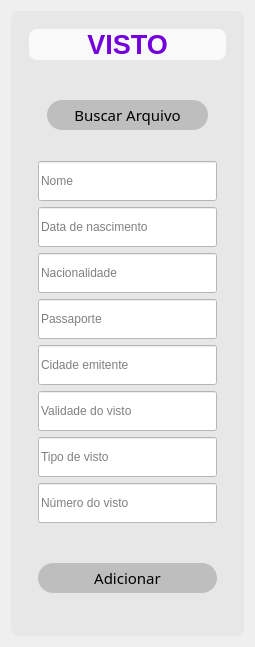
            <widget class="QWidget" name="pg_adicionar">
             <layout class="QVBoxLayout" name="verticalLayout_10">
              <item>
               <widget class="QFrame" name="frame_4">
                <property name="styleSheet">
                 <string notr="true">QLineEdit{
background-color: rgb(255,255,255);
font: 10pt &quot;MS Shell Dig 2&quot;
}

QFrame{
background-color: rgb(231,231,231);	
border-radius: 8px
}

</string>
                </property>
                <property name="frameShape">
                 <enum>QFrame::StyledPanel</enum>
                </property>
                <property name="frameShadow">
                 <enum>QFrame::Raised</enum>
                </property>
                <layout class="QHBoxLayout" name="horizontalLayout_4">
                 <item>
                  <widget class="QFrame" name="frame_3">
                   <property name="frameShape">
                    <enum>QFrame::StyledPanel</enum>
                   </property>
                   <property name="frameShadow">
                    <enum>QFrame::Raised</enum>
                   </property>
                   <layout class="QVBoxLayout" name="verticalLayout_8">
                    <item>
                     <widget class="QLabel" name="ttl_add">
                      <property name="minimumSize">
                       <size>
                        <width>0</width>
                        <height>0</height>
                       </size>
                      </property>
                      <property name="layoutDirection">
                       <enum>Qt::LeftToRight</enum>
                      </property>
                      <property name="styleSheet">
                       <string notr="true">color:rgb(115,0,220);
background-color: rgb(249, 249, 249)</string>
                      </property>
                      <property name="text">
                       <string>&lt;html&gt;&lt;head/&gt;&lt;body&gt;&lt;p align=&quot;center&quot;&gt;&lt;span style=&quot; font-size:20pt; font-weight:600;&quot;&gt;VISTO&lt;/span&gt;&lt;/p&gt;&lt;/body&gt;&lt;/html&gt;</string>
                      </property>
                      <property name="alignment">
                       <set>Qt::AlignCenter</set>
                      </property>
                     </widget>
                    </item>
                    <item>
                     <widget class="QFrame" name="frame_8">
                      <property name="styleSheet">
                       <string notr="true">QFrame {
    border-radius: 4px
}</string>
                      </property>
                      <property name="frameShape">
                       <enum>QFrame::StyledPanel</enum>
                      </property>
                      <property name="frameShadow">
                       <enum>QFrame::Raised</enum>
                      </property>
                      <layout class="QVBoxLayout" name="verticalLayout_6">
                       <item>
                        <widget class="QFrame" name="frame_6">
                         <property name="minimumSize">
                          <size>
                           <width>0</width>
                           <height>80</height>
                          </size>
                         </property>
                         <property name="frameShape">
                          <enum>QFrame::StyledPanel</enum>
                         </property>
                         <property name="frameShadow">
                          <enum>QFrame::Raised</enum>
                         </property>
                         <layout class="QHBoxLayout" name="horizontalLayout_6">
                          <item>
                           <widget class="QPushButton" name="pushButton">
                            <property name="minimumSize">
                             <size>
                              <width>0</width>
                              <height>30</height>
                             </size>
                            </property>
                            <property name="maximumSize">
                             <size>
                              <width>300</width>
                              <height>16777215</height>
                             </size>
                            </property>
                            <property name="sizeIncrement">
                             <size>
                              <width>0</width>
                              <height>1</height>
                             </size>
                            </property>
                            <property name="font">
                             <font>
                              <family>Lato Bold</family>
                              <pointsize>11</pointsize>
                             </font>
                            </property>
                            <property name="cursor">
                             <cursorShape>PointingHandCursor</cursorShape>
                            </property>
                            <property name="styleSheet">
                             <string notr="true">QPushButton {
    background-color: rgb(190, 190, 190);
    border-radius: 15px;
	font-family: &quot;Lato Bold&quot;, sans-serif;
}

QPushButton:hover {
    background-color: rgb(115, 0, 200);
    border-radius: 15px;
	font-family: &quot;Lato Bold&quot;, sans-serif;
	color: #fff
}</string>
                            </property>
                            <property name="text">
                             <string>       Buscar Arquivo       </string>
                            </property>
                           </widget>
                          </item>
                         </layout>
                        </widget>
                       </item>
                       <item>
                        <widget class="QLineEdit" name="nome_line">
                         <property name="minimumSize">
                          <size>
                           <width>0</width>
                           <height>40</height>
                          </size>
                         </property>
                         <property name="styleSheet">
                          <string notr="true">QFrame {
    border-radius: 8px;
}</string>
                         </property>
                         <property name="placeholderText">
                          <string>Nome</string>
                         </property>
                        </widget>
                       </item>
                       <item>
                        <widget class="QLineEdit" name="date_nasc_line">
                         <property name="minimumSize">
                          <size>
                           <width>0</width>
                           <height>40</height>
                          </size>
                         </property>
                         <property name="placeholderText">
                          <string>Data de nascimento</string>
                         </property>
                        </widget>
                       </item>
                       <item>
                        <widget class="QLineEdit" name="nacionalidade_line">
                         <property name="minimumSize">
                          <size>
                           <width>0</width>
                           <height>40</height>
                          </size>
                         </property>
                         <property name="text">
                          <string/>
                         </property>
                         <property name="placeholderText">
                          <string>Nacionalidade</string>
                         </property>
                        </widget>
                       </item>
                       <item>
                        <widget class="QLineEdit" name="passport_line">
                         <property name="minimumSize">
                          <size>
                           <width>0</width>
                           <height>40</height>
                          </size>
                         </property>
                         <property name="placeholderText">
                          <string>Passaporte</string>
                         </property>
                        </widget>
                       </item>
                       <item>
                        <widget class="QLineEdit" name="gender_line">
                         <property name="minimumSize">
                          <size>
                           <width>0</width>
                           <height>40</height>
                          </size>
                         </property>
                         <property name="text">
                          <string/>
                         </property>
                         <property name="placeholderText">
                          <string>Cidade emitente</string>
                         </property>
                        </widget>
                       </item>
                       <item>
                        <widget class="QLineEdit" name="validade_line">
                         <property name="minimumSize">
                          <size>
                           <width>0</width>
                           <height>40</height>
                          </size>
                         </property>
                         <property name="placeholderText">
                          <string>Validade do visto</string>
                         </property>
                        </widget>
                       </item>
                       <item>
                        <widget class="QLineEdit" name="tipo_visto_line">
                         <property name="minimumSize">
                          <size>
                           <width>0</width>
                           <height>40</height>
                          </size>
                         </property>
                         <property name="placeholderText">
                          <string>Tipo de visto</string>
                         </property>
                         <property name="clearButtonEnabled">
                          <bool>false</bool>
                         </property>
                        </widget>
                       </item>
                       <item>
                        <widget class="QLineEdit" name="num_visto_line">
                         <property name="minimumSize">
                          <size>
                           <width>0</width>
                           <height>40</height>
                          </size>
                         </property>
                         <property name="placeholderText">
                          <string>Número do visto</string>
                         </property>
                        </widget>
                       </item>
                      </layout>
                     </widget>
                    </item>
                    <item>
                     <widget class="QFrame" name="frame_9">
                      <property name="minimumSize">
                       <size>
                        <width>0</width>
                        <height>80</height>
                       </size>
                      </property>
                      <property name="frameShape">
                       <enum>QFrame::StyledPanel</enum>
                      </property>
                      <property name="frameShadow">
                       <enum>QFrame::Raised</enum>
                      </property>
                      <layout class="QGridLayout" name="gridLayout">
                       <item row="0" column="0">
                        <widget class="QPushButton" name="ctn_add">
                         <property name="minimumSize">
                          <size>
                           <width>100</width>
                           <height>30</height>
                          </size>
                         </property>
                         <property name="maximumSize">
                          <size>
                           <width>200</width>
                           <height>16777215</height>
                          </size>
                         </property>
                         <property name="font">
                          <font>
                           <family>Lato Bold</family>
                           <pointsize>11</pointsize>
                          </font>
                         </property>
                         <property name="cursor">
                          <cursorShape>PointingHandCursor</cursorShape>
                         </property>
                         <property name="layoutDirection">
                          <enum>Qt::LeftToRight</enum>
                         </property>
                         <property name="autoFillBackground">
                          <bool>false</bool>
                         </property>
                         <property name="styleSheet">
                          <string notr="true">QPushButton {
    background-color: rgb(190, 190, 190);
    border-radius: 15px;
	font-family: &quot;Lato Bold&quot;, sans-serif;
}

QPushButton:hover {
    background-color: rgb(115, 0, 200);
    border-radius: 15px;
	font-family: &quot;Lato Bold&quot;, sans-serif;
	color: #fff
}</string>
                         </property>
                         <property name="text">
                          <string>     Adicionar     </string>
                         </property>
                        </widget>
                       </item>
                      </layout>
                     </widget>
                    </item>
                   </layout>
                  </widget>
                 </item>
                </layout>
               </widget>
              </item>
             </layout>
            </widget>
